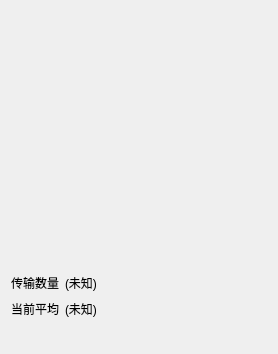
<?xml version="1.0" encoding="UTF-8"?>
<ui version="4.0">
 <class>io_count_RTV</class>
 <widget class="QWidget" name="io_count_RTV">
  <property name="geometry">
   <rect>
    <x>0</x>
    <y>0</y>
    <width>274</width>
    <height>354</height>
   </rect>
  </property>
  <property name="windowTitle">
   <string>Form</string>
  </property>
  <layout class="QGridLayout" name="gridLayout">
   <item row="0" column="0" colspan="3">
    <widget class="PolyLineCanvas" name="canvas" native="true">
     <property name="minimumSize">
      <size>
       <width>256</width>
       <height>256</height>
      </size>
     </property>
    </widget>
   </item>
   <item row="1" column="0">
    <widget class="QLabel" name="label">
     <property name="text">
      <string>传输数量</string>
     </property>
    </widget>
   </item>
   <item row="1" column="1">
    <widget class="QLabel" name="io_num_label">
     <property name="text">
      <string>(未知)</string>
     </property>
    </widget>
   </item>
   <item row="1" column="2">
    <spacer name="horizontalSpacer">
     <property name="orientation">
      <enum>Qt::Horizontal</enum>
     </property>
     <property name="sizeHint" stdset="0">
      <size>
       <width>169</width>
       <height>20</height>
      </size>
     </property>
    </spacer>
   </item>
   <item row="2" column="0">
    <widget class="QLabel" name="label_2">
     <property name="text">
      <string>当前平均</string>
     </property>
    </widget>
   </item>
   <item row="2" column="1">
    <widget class="QLabel" name="avg_label">
     <property name="text">
      <string>(未知)</string>
     </property>
    </widget>
   </item>
   <item row="2" column="2">
    <spacer name="horizontalSpacer_2">
     <property name="orientation">
      <enum>Qt::Horizontal</enum>
     </property>
     <property name="sizeHint" stdset="0">
      <size>
       <width>157</width>
       <height>20</height>
      </size>
     </property>
    </spacer>
   </item>
   <item row="3" column="0" colspan="3">
    <spacer name="verticalSpacer">
     <property name="orientation">
      <enum>Qt::Vertical</enum>
     </property>
     <property name="sizeHint" stdset="0">
      <size>
       <width>20</width>
       <height>42</height>
      </size>
     </property>
    </spacer>
   </item>
  </layout>
 </widget>
 <customwidgets>
  <customwidget>
   <class>PolyLineCanvas</class>
   <extends>QWidget</extends>
   <header>visualizer</header>
   <container>1</container>
  </customwidget>
 </customwidgets>
 <resources/>
 <connections/>
</ui>
